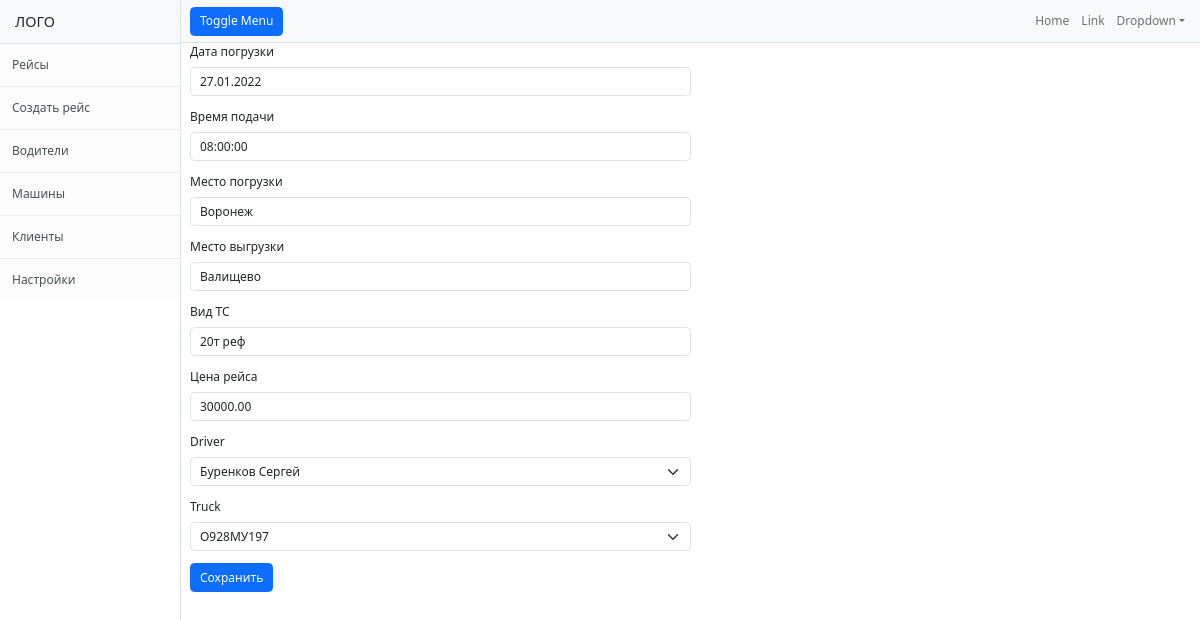
Page /update/22 on the committed database.
### TruckReestr/models.py (models this page shows, shortened)
class Trip(models.Model):
    trip_date = models.DateField(verbose_name="Дата погрузки")
    trip_time = models.TimeField(verbose_name="Время подачи")
    trip_from = models.CharField(verbose_name="Место погрузки", max_length=255)
    trip_to = models.CharField(verbose_name="Место выгрузки", max_length=255)
    type_auto = models.CharField(verbose_name="Вид ТС", max_length=50)
    trip_cost = models.DecimalField(verbose_name="Цена рейса", max_digits=10, decimal_places=2)
    driver = models.ForeignKey("Driver", on_delete=models.CASCADE)
    truck = models.ForeignKey("Truck", on_delete=models.CASCADE)
    docs = models.FileField(verbose_name="Док-ты", upload_to='media', null=True, blank=True)
    class Meta:
        verbose_name = 'Рейс'
        verbose_name_plural = 'Рейсы'
        ordering = ['-trip_date', 'trip_time']

### TruckReestr/views.py (the view)
# urls.py: path('update/<int:pk>', TripUpdateView.as_view(), name='tripupdate'),
class TripUpdateView(UpdateView):
    model = Trip
    fields = ['trip_date', 'trip_time', 'trip_from', 'trip_to', 'type_auto', 'trip_cost', 'driver', 'truck', ]
    template_name = '../templates/TruckReestr/trip_form.html'
    success_url = '/'

### TruckReestr/models.py (called while the page is built)
    def __str__(self):
        return f"{self.surname} {self.name}"

    def __str__(self):
        return self.number_auto

### templates/TruckReestr/trip_form.html (shortened to what this page needs)
{% extends 'TruckReestr/base.html' %}
{% block content %}
{% load bootstrap5 %}
{% bootstrap_css %}
<div class="col-6">
<form  method="POST" enctype="multipart/form-data" class="form">
  {% bootstrap_form form  %}
  {% buttons %}
    <button type="submit" class="btn btn-primary">
      Сохранить
    </button>
  {% endbuttons %}
</form>
</div>
{% endblock content %}

### rows in the picture
Trip: trip_date "27.01.2022", trip_time "08:00:00", trip_from "Воронеж", trip_to "Валищево", type_auto "20т реф", trip_cost "30000.00", driver "Буренков Сергей", truck "О928МУ197"
